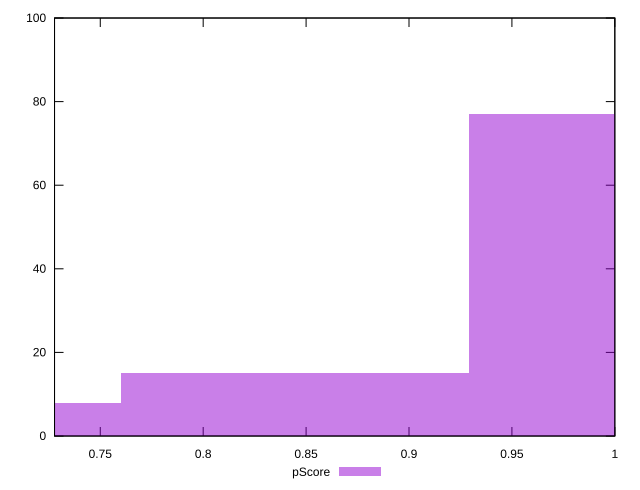

This figure's gnuplot source:
reset

$pScore <<EOF
0.8445923272324457 15
1.0135107926789348 77
0.6756738617859566 8
EOF

set key outside below
set boxwidth 0.16891846544648914
set xrange [0.7277777777777777:1]
set yrange [0:100]
set trange [0:100]
set style fill transparent solid 0.5 noborder
set terminal svg size 640, 490 enhanced background rgb 'white'
set output "reports/report_00030_2021-02-24T20-42-31.540Z/unminified-javascript/samples/music/pScore/histogram.svg"

plot $pScore title "pScore" with boxes

reset
